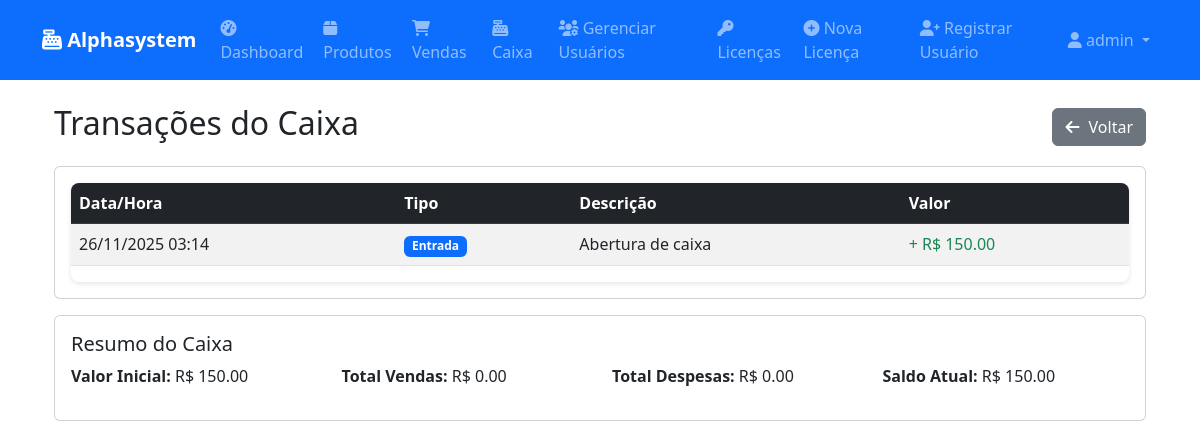
Page /cashier/transactions (signed in) on the committed database.
### app/models/__init__.py (models this page shows, shortened)
class User(UserMixin, db.Model):
    id = db.Column(db.Integer, primary_key=True)
    username = db.Column(db.String(150), unique=True, nullable=False)
    email = db.Column(db.String(150), unique=True, nullable=False)
    password = db.Column(db.String(150), nullable=False)
    is_admin = db.Column(db.Boolean, default=False)
    role = db.Column(db.String(50), default='user')  # 'admin', 'manager', 'user'
    license_key = db.Column(db.String(255), db.ForeignKey('license.license_key'), nullable=True)
    manager_id = db.Column(db.Integer, db.ForeignKey('user.id'), nullable=True)  # Para usuários gerenciados por um gerente
    created_at = db.Column(db.DateTime, default=datetime.utcnow)
    manager = db.relationship('User', remote_side=[id], backref='managed_users')

class CashierTransaction(db.Model):
    id = db.Column(db.Integer, primary_key=True)
    cashier_id = db.Column(db.Integer, db.ForeignKey('cashier.id'), nullable=False)
    transaction_type = db.Column(db.String(20), nullable=False)  # 'sale', 'expense', 'entry', 'exit'
    amount = db.Column(db.Float, nullable=False)
    description = db.Column(db.String(200))
    transaction_date = db.Column(db.DateTime, default=datetime.utcnow)
    related_sale_id = db.Column(db.Integer, db.ForeignKey('sale.id'), nullable=True)
    cashier = db.relationship('Cashier', backref='transactions')
    related_sale = db.relationship('Sale', backref='cashier_transactions')

class Cashier(db.Model):
    id = db.Column(db.Integer, primary_key=True)
    opening_date = db.Column(db.DateTime, default=datetime.utcnow)
    closing_date = db.Column(db.DateTime, nullable=True)
    initial_amount = db.Column(db.Float, default=0.0)
    final_amount = db.Column(db.Float, nullable=True)
    total_sales = db.Column(db.Float, default=0.0)
    total_expenses = db.Column(db.Float, default=0.0)
    status = db.Column(db.String(20), default='open')  # 'open', 'closed'
    user_id = db.Column(db.Integer, db.ForeignKey('user.id'), nullable=False)
    user = db.relationship('User', backref='cashiers')

### app/routes/cashier.py (the view)
@bp.route('/cashier/transactions')
@license_required
def transactions():
    active_cashier = Cashier.query.filter_by(user_id=current_user.id, status='open').first()
    if not active_cashier:
        flash('Você precisa abrir o caixa primeiro!', 'error')
        return redirect(url_for('cashier.dashboard'))
    transactions = CashierTransaction.query.filter_by(
        cashier_id=active_cashier.id
    ).order_by(CashierTransaction.transaction_date.desc()).all()
    return render_template('cashier/transactions.html',
                         active_cashier=active_cashier,
                         transactions=transactions)

### app/models/__init__.py (called while the page is built)
@login_manager.user_loader
def load_user(user_id):
    return User.query.get(int(user_id))

### app/templates/cashier/transactions.html
{% extends "base.html" %}
{% block content %}
<div class="container">
    <div class="d-flex justify-content-between align-items-center mb-3">
        <h2>Transações do Caixa</h2>
        <a href="{{ url_for('cashier.dashboard') }}" class="btn btn-secondary">
            <i class="fas fa-arrow-left"></i> Voltar
        </a>
    </div>
    <div class="card">
        <div class="card-body">
            {% if transactions %}
            <div class="table-responsive">
                <table class="table table-striped">
                    <thead class="table-dark">
                        <tr>
                            <th>Data/Hora</th>
                            <th>Tipo</th>
                            <th>Descrição</th>
                            <th>Valor</th>
                        </tr>
                    </thead>
                    <tbody>
                        {% for transaction in transactions %}
                        <tr>
                            <td>{{ transaction.transaction_date.strftime('%d/%m/%Y %H:%M') }}</td>
                            <td>
                                {% if transaction.transaction_type == 'sale' %}
                                    <span class="badge bg-success">Venda</span>
                                {% elif transaction.transaction_type == 'expense' %}
                                    <span class="badge bg-warning text-dark">Despesa</span>
                                {% elif transaction.transaction_type == 'entry' %}
                                    <span class="badge bg-primary">Entrada</span>
                                {% elif transaction.transaction_type == 'exit' %}
                                    <span class="badge bg-danger">Saída</span>
                                {% endif %}
                            </td>
                            <td>
                                {% if transaction.description %}
                                    {{ transaction.description }}
                                {% elif transaction.transaction_type == 'sale' and transaction.related_sale %}
                                    Venda - {{ transaction.related_sale.product.name }}
                                {% else %}
                                    -
                                {% endif %}
                            </td>
                            <td class="text-{% if transaction.transaction_type in ['sale', 'entry'] %}success{% else %}danger{% endif %}">
                                {% if transaction.transaction_type in ['sale', 'entry'] %}
                                    + R$ {{ "%.2f"|format(transaction.amount) }}
                                {% else %}
                                    - R$ {{ "%.2f"|format(transaction.amount) }}
                                {% endif %}
                            </td>
                        </tr>
                        {% endfor %}
                    </tbody>
                </table>
            </div>
            {% else %}
            <p class="text-muted text-center">Nenhuma transação registrada no caixa atual.</p>
            {% endif %}
        </div>
    </div>
    <div class="card mt-3">
        <div class="card-body">
            <h5 class="card-title">Resumo do Caixa</h5>
            <div class="row">
                <div class="col-md-3">
                    <p><strong>Valor Inicial:</strong> R$ {{ "%.2f"|format(active_cashier.initial_amount) }}</p>
                </div>
                <div class="col-md-3">
                    <p><strong>Total Vendas:</strong> R$ {{ "%.2f"|format(active_cashier.total_sales) }}</p>
                </div>
                <div class="col-md-3">
                    <p><strong>Total Despesas:</strong> R$ {{ "%.2f"|format(active_cashier.total_expenses) }}</p>
                </div>
                <div class="col-md-3">
                    <p><strong>Saldo Atual:</strong> R$ {{ "%.2f"|format(active_cashier.initial_amount + active_cashier.total_sales - active_cashier.total_expenses) }}</p>
                </div>
            </div>
        </div>
    </div>
</div>
{% endblock %}

### app/templates/base.html (shortened to what this page needs)
<!DOCTYPE html>
<html lang="pt-BR">
<head>
    <link href="https://cdn.jsdelivr.net/npm/bootstrap@5.3.0/dist/css/bootstrap.min.css" rel="stylesheet">
    <link rel="stylesheet" href="https://cdnjs.cloudflare.com/ajax/libs/font-awesome/6.0.0/css/all.min.css">
    <link rel="stylesheet" href="{{ url_for('static', filename='css/style.css') }}">
</head>
<body>
    <nav class="navbar navbar-expand-lg navbar-dark bg-primary">
        <div class="container">
            <a class="navbar-brand" href="
                {% if current_user.role == 'user' and not current_user.is_admin %}
                    {{ url_for('products.list_products') }}
                {% else %}
                    {{ url_for('main.dashboard') }}
                {% endif %}">
                <i class="fas fa-cash-register"></i> Alphasystem
            </a>
            <div class="collapse navbar-collapse" id="navbarNav">
                <ul class="navbar-nav me-auto">
                    {% if current_user.is_authenticated %}
                        {% if current_user.role == 'manager' or current_user.is_admin %}
                        <li class="nav-item">
                            <a class="nav-link" href="{{ url_for('main.dashboard') }}">
                                <i class="fas fa-tachometer-alt"></i> Dashboard
                            </a>
                        </li>
                        {% endif %}
                        <li class="nav-item">
                            <a class="nav-link" href="{{ url_for('products.list_products') }}">
                                <i class="fas fa-box"></i> Produtos
                            </a>
                        </li>
                        <li class="nav-item">
                            <a class="nav-link" href="{{ url_for('sales.list_sales') }}">
                                <i class="fas fa-shopping-cart"></i> Vendas
                            </a>
                        </li>
                        <li class="nav-item">
                            <a class="nav-link" href="{{ url_for('cashier.dashboard') }}">
                                <i class="fas fa-cash-register"></i> Caixa
                            </a>
                        </li>
                        {% if current_user.role == 'manager' or current_user.is_admin %}
                            <li class="nav-item">
                                <a class="nav-link" href="{{ url_for('manager.index') }}">
                                    <i class="fas fa-users-cog"></i> Gerenciar Usuários
                                </a>
                            </li>
                        {% endif %}
                        {% if current_user.is_admin %}
                            <li class="nav-item">
                                <a class="nav-link" href="{{ url_for('licenses.list_licenses') }}">
                                    <i class="fas fa-key"></i> Licenças
                                </a>
                            </li>
                            <li class="nav-item">
                                <a class="nav-link" href="{{ url_for('licenses.create_license') }}">
                                    <i class="fas fa-plus-circle"></i> Nova Licença
                                </a>
                            </li>
                            <li class="nav-item">
                                <a class="nav-link" href="{{ url_for('registration.register_with_license') }}">
                                    <i class="fas fa-user-plus"></i> Registrar Usuário
                                </a>
                            </li>
                        {% endif %}
                    {% endif %}
                </ul>
                <ul class="navbar-nav">
                    <li class="nav-item dropdown">
                        <a class="nav-link dropdown-toggle" href="#" id="userDropdown" role="button" data-bs-toggle="dropdown">
                            <i class="fas fa-user"></i> {{ current_user.username if current_user.is_authenticated else 'Usuário' }}
                        </a>
                    </li>
                </ul>
            </div>
        </div>
    </nav>
    <div class="container mt-4">
        {% block content %}{% endblock %}
    </div>
</body>
</html>

### app/static/css/style.css (style rules this page uses)
body { font-family: 'Segoe UI', Tahoma, Geneva, Verdana, sans-serif; }
.navbar-brand { font-weight: bold; }
.card { transition: transform 0.2s; height: 100%; }
.table th { border-top: none; }
.btn i { margin-right: 5px; }
.table-responsive { border-radius: 8px; overflow: hidden; box-shadow: 0 2px 5px rgba(0,0,0,.1); }

### rows in the picture
User: username "admin"
CashierTransaction: transaction_type "Entrada", amount "150.00"
Cashier: initial_amount "150.00", total_sales "0.00", total_expenses "0.00", initial_amount+total_sales+total_expenses "150.00"
